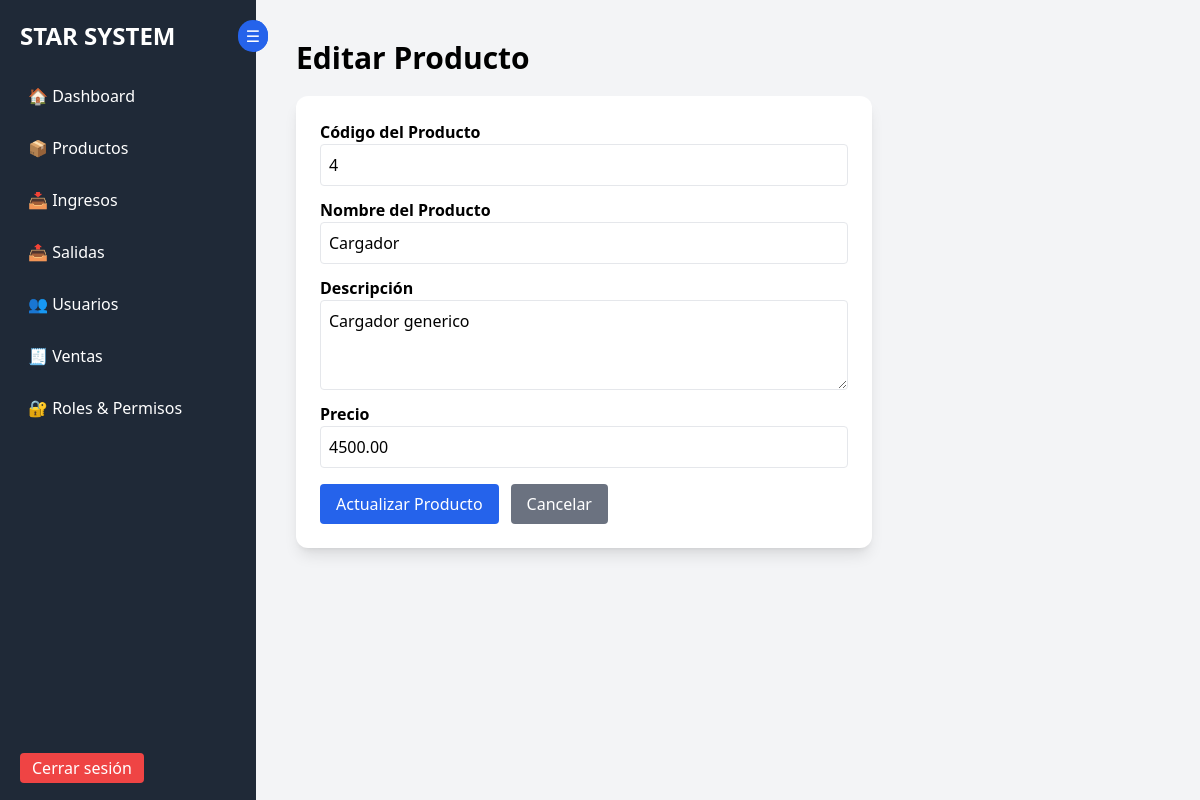
Screenshot of /dashboard/productos_editar.php?id=6 (signed in) with the database file from the repository.
### tables this page shows
CREATE TABLE `productos` (
  `idProducto` int(11) NOT NULL,
  `Codigo_producto` varchar(50) DEFAULT NULL,
  `Nombre_producto` varchar(150) DEFAULT NULL,
  `Descripcion` text DEFAULT NULL,
  `Precio` decimal(10,2) DEFAULT NULL,
  `Fecha_creacion` timestamp NOT NULL DEFAULT current_timestamp(),
  `stock` int(11) NOT NULL DEFAULT 0
);

### dashboard/productos_editar.php (the view, shortened to what this page needs)
<?php
require_once "../config/configdb.php";
include "sidebar.php";
$id = intval($_GET['id']);
$sql = "SELECT * FROM productos WHERE idProducto = ?";
$stmt = $pdo->prepare($sql);
$stmt->execute([$id]);
$producto = $stmt->fetch(PDO::FETCH_ASSOC);
?>
<!DOCTYPE html>
<html lang="es">
<head>
<script src="https://cdn.tailwindcss.com"></script>
</head>
<body class="bg-gray-100 flex">
<?php include "sidebar.php"; ?>
<main class="ml-64 p-10 w-full">
    <h1 class="text-3xl font-bold mb-5">Editar Producto</h1>
    <form action="productos_actualizar.php" method="POST" class="bg-white p-6 rounded-xl shadow-lg w-full max-w-xl">
        <label class="block mb-3">
            <span class="font-semibold">Código del Producto</span>
            <input type="text" name="codigo" value="<?= htmlspecialchars($producto['Codigo_producto']) ?>"
                   class="w-full border p-2 rounded" required>
        </label>
        <label class="block mb-3">
            <span class="font-semibold">Nombre del Producto</span>
            <input type="text" name="nombre" value="<?= htmlspecialchars($producto['Nombre_producto']) ?>"
                   class="w-full border p-2 rounded" required>
        </label>
        <label class="block mb-3">
            <span class="font-semibold">Descripción</span>
            <textarea name="descripcion" class="w-full border p-2 rounded" rows="3"><?= htmlspecialchars($producto['Descripcion']) ?></textarea>
        </label>
        <label class="block mb-3">
            <span class="font-semibold">Precio</span>
            <input type="number" name="precio" step="0.01" value="<?= htmlspecialchars($producto['Precio']) ?>"
                   class="w-full border p-2 rounded" required>
        </label>
        <div class="flex space-x-3 mt-4">
            <button class="bg-blue-600 text-white px-4 py-2 rounded hover:bg-blue-700">
                Actualizar Producto
            </button>
            <a href="productos.php"
               class="bg-gray-500 text-white px-4 py-2 rounded hover:bg-gray-600">
               Cancelar
            </a>
        </div>
    </form>
</main>
</body>
</html>

### rows the page displays
productos: codigo "4", nombre "Cargador", descripcion "Cargador generico", precio "4500.00"
